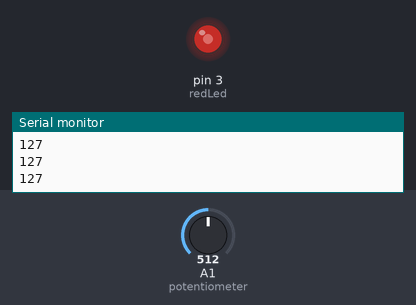
A sketch run on a simulated Arduino Uno, built with avr-gcc and run on an emulated ATmega328P. Shown: output pins drawn as LEDs (lit = HIGH), the last lines printed to the serial monitor. The inputs (shaded band) are chosen by the test bench; at power-on: A1 (potentiometer) = 512.

Above: at 1.2 s.
1.3 s: A1 (potentiometer) set to 716
At 2.1 s:
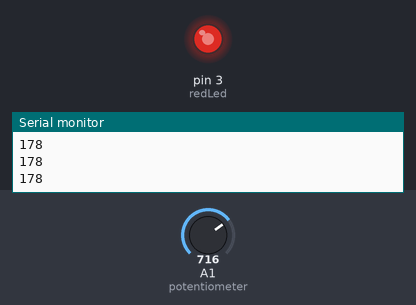
2.8 s: A1 (potentiometer) set to 900
At 3.4 s:
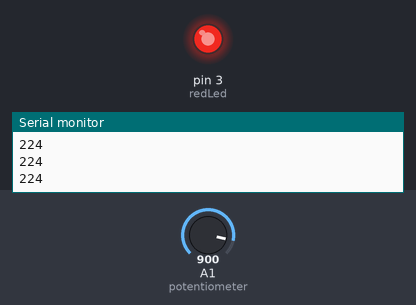
4.3 s: A1 (potentiometer) set to 122
At 4.8 s:
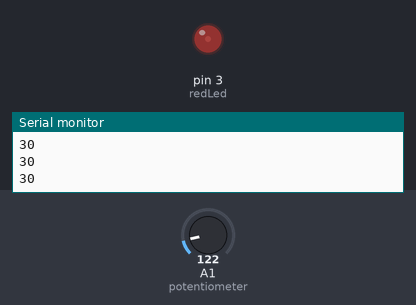
5.8 s: A1 (potentiometer) set to 0
At 7.0 s:
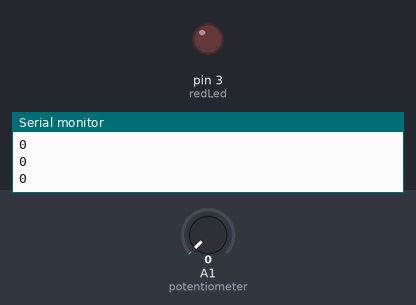
7.3 s: A1 (potentiometer) set to 511
At 8.3 s:
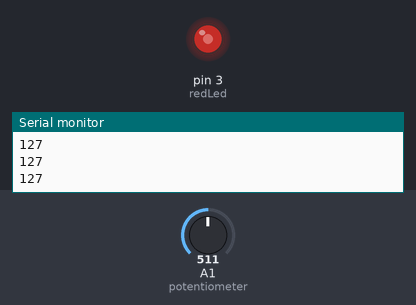
Timing chart, 0 to 9.8 s (numbered marks = the images above; inputs shaded):
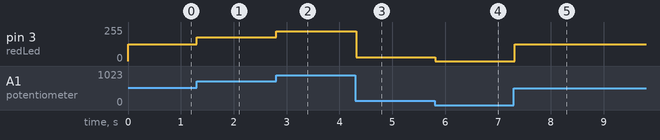

Measured:
- after the input at 1.3 s, pin 3 (redLed): 127/255 → 178/255 at once
- after the input at 2.8 s, pin 3 (redLed): 178/255 → 224/255 at once
- after the input at 4.3 s, pin 3 (redLed): 224/255 → 30/255 at once
- after the input at 5.8 s, pin 3 (redLed): 30/255 → 0/255 at once
- after the input at 7.3 s, pin 3 (redLed): 0/255 → 127/255 at once

The sketch:

L4-led-brightness-control.ino
```cpp
#define potentiometer A1
#define redLed 3

void setup()
{
  Serial.begin(9600);
  pinMode(redLed, OUTPUT);
}

void loop()
{
  int raw = analogRead(potentiometer);          // 0..1023
  int brightness = map(raw, 0, 1023, 0, 255);   // 0..255
  analogWrite(redLed, brightness);
  Serial.println(brightness);
  delay(20);
}
```
